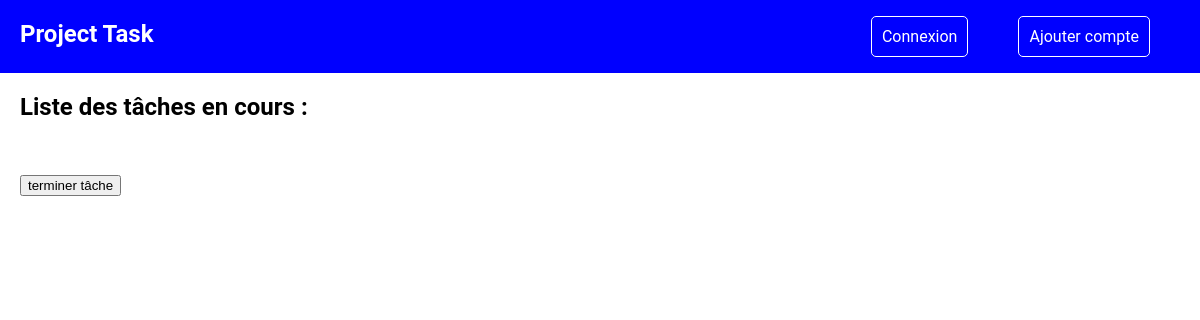
The app's page /show_task.php, older data.
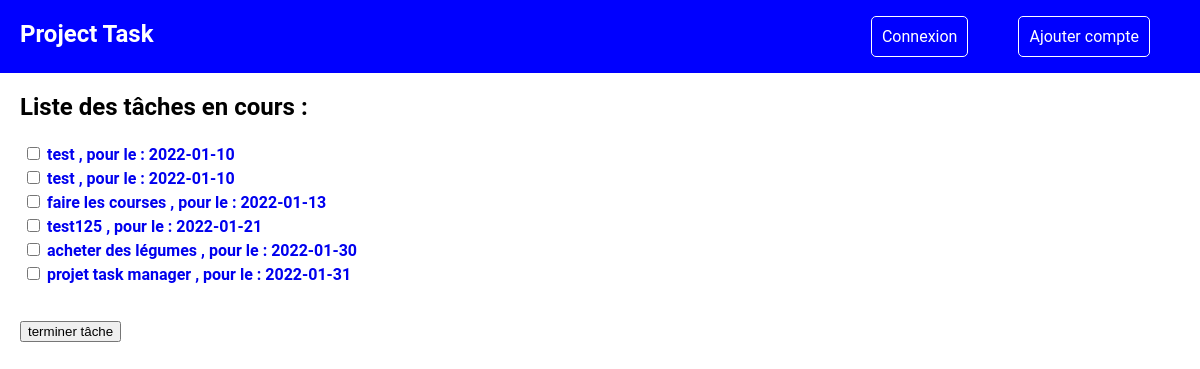
The same page, newer data.
### tables this page shows
CREATE TABLE `task` (
  `id_task` int(11) NOT NULL,
  `name_task` varchar(50) DEFAULT NULL,
  `content_task` text,
  `date_task` date DEFAULT NULL,
  `validate_task` tinyint(1) DEFAULT NULL,
  `id_user` int(11) DEFAULT NULL,
  `id_cat` int(11) DEFAULT NULL
);

### model/task.php (the view, shortened to what this page needs)
<?php
    class Task{
        public function showAllTask($bdd)
        {
            try
            {
                $reponse = $bdd->query('SELECT id_task, name_task, date_task FROM task WHERE validate_task=0');
                while ($donnees = $reponse->fetch())
                {
                    echo '<tr><td><p><input type="checkbox" name="id_task[]" value="'.$donnees['id_task'].'"/>
                    <a href="#" onclick="openModal('.$donnees['id_task'].')"
                    id="'.$donnees['id_task'].'">'.$donnees['name_task'].' ,
                     pour le : '.$donnees['date_task'].'</p></a></td></tr>';
                }
            }
            catch(Exception $e)
            {
                die('Erreur : '.$e->getMessage());
            }
        }
    }
?>

### view/menu.php (shortened to what this page needs)
<header>
    <nav>
        <div class="subnav">
            <div>
                <h1>Project Task</h1>
            </div>
        </div>
        <ul>
<?php
    if(isset($_SESSION['connected']))
    {
        echo '
            <a href="./add_cat.php"><li>Ajouter une categorie</li></a>
            <a href="./add_task.php"><li>Ajouter une tâche</li></a>
            <a href="./show_task.php"><li>Afficher les tâches</li></a>
            <a href="./deconnected.php"><li>Deconnexion</li></a>';
    }
    else
    {
        echo '
            <a href="./index.php"><li>Connexion</li></a>
            <a href="./add_user.php"><li>Ajouter compte</li></a>';
    }
?>
        </ul>
    </nav>
</header>

### view/view_all_task.php (shortened to what this page needs)
<html lang="fr">
<head>
    <link rel="stylesheet" href="./css/style.css">
    <link rel="stylesheet" href="http://code.jquery.com/ui/1.10.3/themes/smoothness/jquery-ui.css" />
</head>
<body>
    <div id="global">
        <h2>Liste des tâches en cours :</h2>
    <div>
</body>
</html>

### show_task.php (shortened to what this page needs)
<?php
    include('./model/task.php');
    include('./utils/connexionbdd.php');
    include('view/menu.php');
    include('view/view_all_task.php');
    echo '<form action="" method="post">';
    echo '<table>';
    $task = new Task();
    $task->showAllTask($bdd);
    echo '</table><br>';
    echo '<p><input type="submit" value="terminer tâche" /></p>';
    echo '</form>';
?>

### css/style.css (style rules this page uses)
body, html { margin: 0; padding: 0; }
h2, label, .champ, #select { padding-left: 20px;; }
p { padding-left: 20px; font-weight: bold; }
p, h1, h2, label, li, a { font-family: Roboto; }
a { text-decoration: none; }
nav { display: flex; justify-content: space-between; background-color: blue; }
nav ul { display: flex; padding-right: 50px; background-color: blue; }
nav a { text-decoration: none; }
nav li { padding: 10px; margin-left: 50px; list-style: none; color: white; border: solid white 1px; border-radius: 5px; font-family: Roboto; cursor: pointer; }
h1 { padding-left: 20px; color:white; }
.subnav { display: flex; background-color:blue; }
nav .subnav>div { display: flex; color:#a0c1b8 ; font-family: Roboto; }

Row changes from the older to the newer data that the page shows:
added task: name_task "test", date_task "2022-01-10"
added task: name_task "test", date_task "2022-01-10"
added task: name_task "faire les courses", date_task "2022-01-13"
added task: name_task "test125", date_task "2022-01-21"
added task: name_task "acheter des légumes", date_task "2022-01-30"
added task: name_task "projet task manager", date_task "2022-01-31"
